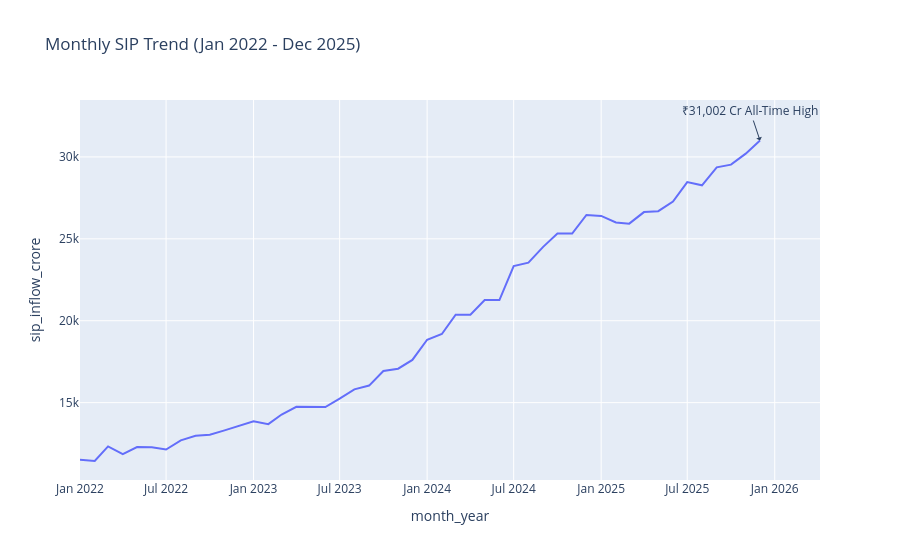
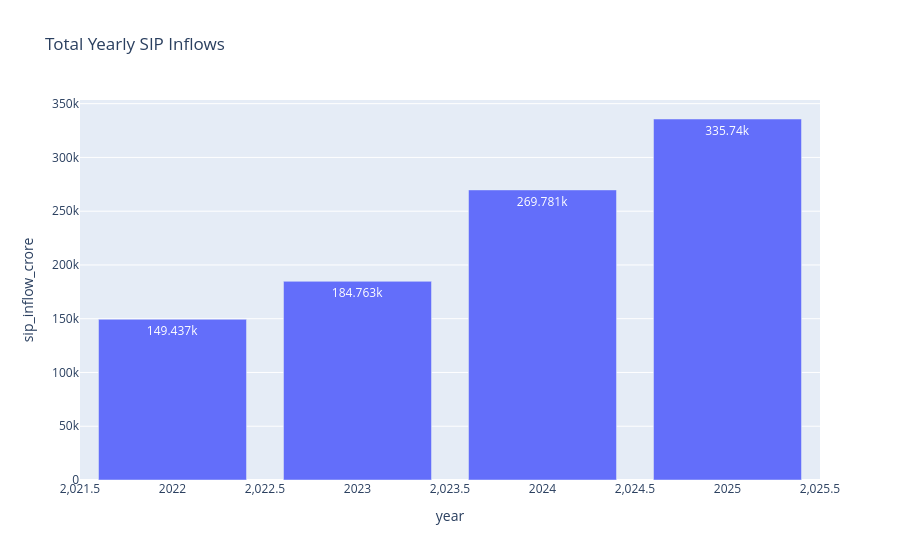

Source (notebook cell) for these figures, in order:
### Markdown cell above
## 3. SIP Inflow Time-Series

### Code cell
# Task 3: SIP inflow time-series
print('Task 3: SIP inflow time-series')
df_sip = pd.read_csv('../data/04_monthly_sip_inflows.csv')
df_sip['month_year'] = pd.to_datetime(df_sip['month'])
df_sip = df_sip.sort_values('month_year')

fig = px.line(df_sip, x='month_year', y='sip_inflow_crore', title='Monthly SIP Trend (Jan 2022 - Dec 2025)')
fig.add_annotation(x="2025-12-01", y=31002,
            text="₹31,002 Cr All-Time High",
            showarrow=True,
            arrowhead=1)

hti.screenshot(html_str=fig.to_html(), save_as='sip_inflow_trend_temp.png', size=(1200, 800))
if os.path.exists('sip_inflow_trend_temp.png'):
    shutil.move('sip_inflow_trend_temp.png', '../reports/png_charts/sip_inflow_trend.png')
fig.show()



# Task 3b: Yearly Total SIP Inflows (Bar Chart)
df_sip['year'] = pd.to_datetime(df_sip['month_year']).dt.year
df_sip_yearly = df_sip.groupby('year')['sip_inflow_crore'].sum().reset_index()
fig4 = px.bar(df_sip_yearly, x='year', y='sip_inflow_crore', title='Total Yearly SIP Inflows', text_auto=True)
fig4.show()
hti.screenshot(html_str=fig4.to_html(), save_as='sip_yearly_bar.png', size=(1200, 800))

import shutil
if os.path.exists('sip_yearly_bar.png'): shutil.move('sip_yearly_bar.png', '../reports/png_charts/sip_yearly_bar.png')

### Figure 1 — Plotly figure (JSON) as saved in the notebook; plotly's stock layout.template omitted (floating-point values rounded to 4 significant figures)
{"data": [{"hovertemplate": "month_year=%{x}<br>sip_inflow_crore=%{y}<extra></extra>", "legendgroup": "", "line": {"color": "#636efa", "dash": "solid"}, "marker": {"symbol": "circle"}, "mode": "lines", "name": "", "orientation": "v", "showlegend": false, "type": "scatter", "x": ["2022-01-01T00:00:00", "2022-02-01T00:00:00", "2022-03-01T00:00:00", "2022-04-01T00:00:00", "2022-05-01T00:00:00", "2022-06-01T00:00:00", "2022-07-01T00:00:00", "2022-08-01T00:00:00", "2022-09-01T00:00:00", "2022-10-01T00:00:00", "2022-11-01T00:00:00", "2022-12-01T00:00:00", "2023-01-01T00:00:00", "2023-02-01T00:00:00", "2023-03-01T00:00:00", "2023-04-01T00:00:00", "2023-05-01T00:00:00", "2023-06-01T00:00:00", "2023-07-01T00:00:00", "2023-08-01T00:00:00", "2023-09-01T00:00:00", "2023-10-01T00:00:00", "2023-11-01T00:00:00", "2023-12-01T00:00:00", "2024-01-01T00:00:00", "2024-02-01T00:00:00", "2024-03-01T00:00:00", "2024-04-01T00:00:00", "2024-05-01T00:00:00", "2024-06-01T00:00:00", "2024-07-01T00:00:00", "2024-08-01T00:00:00", "2024-09-01T00:00:00", "2024-10-01T00:00:00", "2024-11-01T00:00:00", "2024-12-01T00:00:00", "2025-01-01T00:00:00", "2025-02-01T00:00:00", "2025-03-01T00:00:00", "2025-04-01T00:00:00", "2025-05-01T00:00:00", "2025-06-01T00:00:00", "2025-07-01T00:00:00", "2025-08-01T00:00:00", "2025-09-01T00:00:00", "2025-10-01T00:00:00", "2025-11-01T00:00:00", "2025-12-01T00:00:00"], "xaxis": "x", "y": [11517, 11438, 12328, 11863, 12286, 12276, 12140, 12694, 12976, 13040, 13306, 13573, 13856, 13687, 14276, 14749, 14749, 14734, 15245, 15814, 16042, 16928, 17073, 17610, 18838, 19187, 20371, 20371, 21262, 21262, 23332, 23547, 24509, 25323, 25320, 26459, 26400, 25999, 25926, 26632, 26688, 27274, 28464, 28265, 29361, 29529, 30200, 31002], "yaxis": "y"}], "layout": {"annotations": [{"arrowhead": 1, "showarrow": true, "text": "₹31,002 Cr All-Time High", "x": "2025-12-01", "y": 31002}], "legend": {"tracegroupgap": 0}, "title": {"text": "Monthly SIP Trend (Jan 2022 - Dec 2025)"}, "xaxis": {"anchor": "y", "domain": [0, 1], "title": {"text": "month_year"}}, "yaxis": {"anchor": "x", "domain": [0, 1], "title": {"text": "sip_inflow_crore"}}}}

### Figure 2 — Plotly figure (JSON) as saved in the notebook; plotly's stock layout.template omitted (floating-point values rounded to 4 significant figures)
{"data": [{"hovertemplate": "year=%{x}<br>sip_inflow_crore=%{y}<extra></extra>", "legendgroup": "", "marker": {"color": "#636efa", "pattern": {"shape": ""}}, "name": "", "orientation": "v", "showlegend": false, "textposition": "auto", "texttemplate": "%{y}", "type": "bar", "x": [2022, 2023, 2024, 2025], "xaxis": "x", "y": [149437, 184763, 269781, 335740], "yaxis": "y"}], "layout": {"barmode": "relative", "legend": {"tracegroupgap": 0}, "title": {"text": "Total Yearly SIP Inflows"}, "xaxis": {"anchor": "y", "domain": [0, 1], "title": {"text": "year"}}, "yaxis": {"anchor": "x", "domain": [0, 1], "title": {"text": "sip_inflow_crore"}}}}
